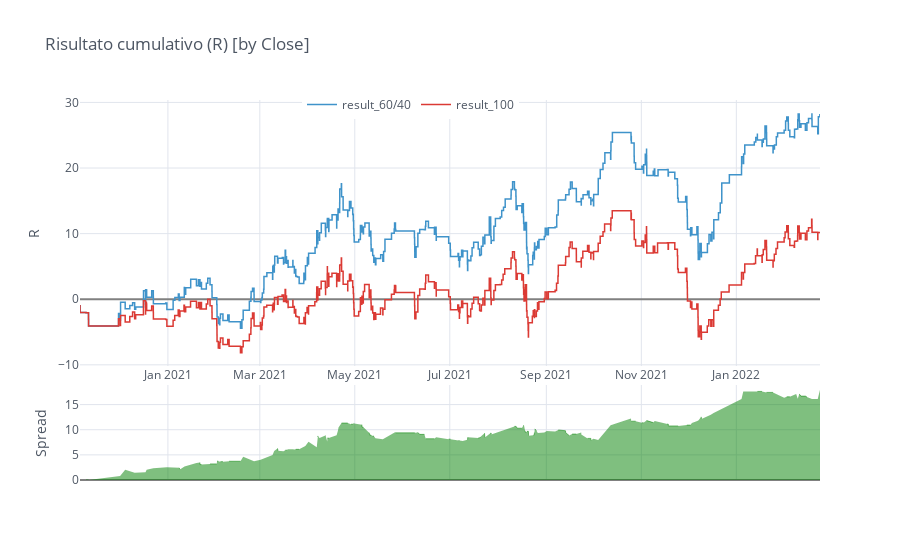

The cell this chart's notebook holds for it:
### Code cell
merged = merge({'60/40': df64_by_c[['result']], '100': df1_by_c[['result']]})   
merged.cumsum().iplot(kind='spread', connectgaps=True, interpolation='hv', 
                      title='Risultato cumulativo (R) [by Close]', width=1.5, legend='top',
                      yTitle='R', fill=False, zerolinecolor='grey', colors=cf_colors)

### Figure 1 — Plotly figure (JSON) as saved in the notebook; plotly's stock layout.template omitted (floating-point values rounded to 4 significant figures; data arrays with more than 128 entries replaced by an {"elided": "..."} marker saying what was removed)
{"data": [{"connectgaps": true, "line": {"color": "rgba(63, 147, 202, 1.0)", "dash": "solid", "shape": "hv", "width": 1.5}, "mode": "lines", "name": "result_60/40", "text": "", "type": "scatter", "x": {"elided": "605 str values"}, "y": {"elided": "605 mixed values"}}, {"connectgaps": true, "line": {"color": "rgba(219, 58, 52, 1.0)", "dash": "solid", "shape": "hv", "width": 1.5}, "mode": "lines", "name": "result_100", "text": "", "type": "scatter", "x": {"elided": "605 str values"}, "y": {"elided": "605 mixed values"}}, {"connectgaps": false, "fill": "tozeroy", "line": {"color": "green", "dash": "solid", "shape": "linear", "width": 0.5}, "mode": "lines", "name": "Spread", "showlegend": false, "type": "scatter", "x": {"elided": "605 str values"}, "xaxis": "x2", "y": {"elided": "605 mixed values"}, "yaxis": "y2"}, {"connectgaps": false, "fill": "tozeroy", "line": {"color": "red", "dash": "solid", "shape": "linear", "width": 0.5}, "mode": "lines", "name": "Spread", "showlegend": false, "type": "scatter", "x": {"elided": "605 str values"}, "xaxis": "x2", "y": {"elided": "605 str values"}, "yaxis": "y2"}], "layout": {"hovermode": "x", "legend": {"bgcolor": "#FFFFFF", "font": {"color": "#4D5663"}, "orientation": "h", "x": 0.3, "y": 0.95, "yanchor": "bottom"}, "paper_bgcolor": "#FFFFFF", "plot_bgcolor": "#FFFFFF", "showlegend": true, "title": {"font": {"color": "#4D5663"}, "text": "Risultato cumulativo (R) [by Close]"}, "xaxis": {"gridcolor": "#E1E5ED", "showgrid": true, "tickfont": {"color": "#4D5663"}, "title": {"font": {"color": "#4D5663"}, "text": ""}, "zerolinecolor": "grey"}, "xaxis2": {"anchor": "y2", "gridcolor": "#E1E5ED", "showgrid": true, "showticklabels": false, "tickfont": {"color": "#4D5663"}, "title": {"font": {"color": "#4D5663"}, "text": ""}, "zerolinecolor": "grey"}, "yaxis": {"domain": [0.3, 1], "gridcolor": "#E1E5ED", "showgrid": true, "tickfont": {"color": "#4D5663"}, "title": {"font": {"color": "#4D5663"}, "text": "R"}, "zerolinecolor": "grey"}, "yaxis2": {"domain": [0, 0.25], "gridcolor": "#E1E5ED", "showgrid": true, "tickfont": {"color": "#4D5663"}, "title": {"font": {"color": "#4D5663"}, "text": "Spread"}, "zerolinecolor": "grey"}}}
